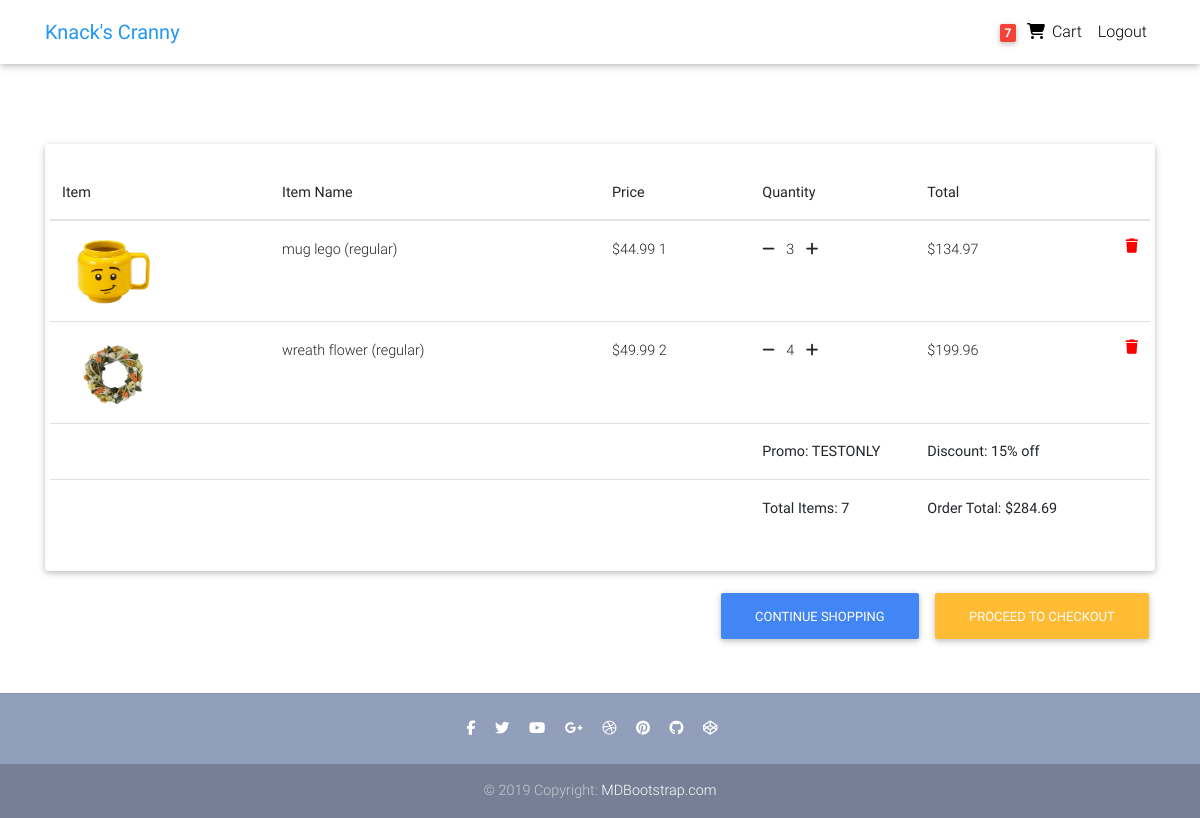
Page /cart/ (signed in) on the committed database.
### users/models.py (models this page shows, shortened)
class Customer(models.Model):
    user = models.OneToOneField(User, on_delete=models.SET_NULL, blank=True, null=True)
    session_id = models.CharField(max_length=32, blank=True, null=True)
    first_name = models.CharField(max_length=50, blank=True, null=True)
    last_name = models.CharField(max_length=50, blank=True, null=True)
    email = models.EmailField(max_length=100, blank=True, null=True)
    contact1 = models.CharField(max_length=30, blank=True, null=True)
    contact2 = models.CharField(max_length=30, blank=True, null=True)
    date_added = models.DateTimeField(default=timezone.now)

### ecommerce/models.py (models this page shows, shortened)
class Order(models.Model):
    customer = models.ForeignKey(Customer, on_delete=models.SET_NULL, blank=True, null=True)
    shipping_address = models.ForeignKey(Address, related_name='shipping_address', on_delete=models.SET_NULL, blank=True, null=True)
    billing_address = models.ForeignKey(Address, related_name='billing_address', on_delete=models.SET_NULL, blank=True, null=True)
    payment = models.ForeignKey(Payment, on_delete=models.SET_NULL, blank=True, null=True)
    coupon = models.ForeignKey(Coupon, on_delete=models.SET_NULL, blank=True, null=True)
    date_added = models.DateTimeField(default=timezone.now)
    is_ordered = models.BooleanField(default=False)
    ordered_date = models.DateTimeField(blank=True, null=True)
    @property
    def get_cart_total(self):
        order_items = self.orderitem_set.all()
        total = sum([item.get_total for item in order_items])
        if self.coupon:
            if self.coupon.fixed_amount:
                total -= self.coupon.fixed_amount
            elif self.coupon.percent_value:
                total = round(total - (total * (self.coupon.percent_value / 100)),2)
        return total
    @property
    def get_cart_items(self):
        order_items = self.orderitem_set.all()
        total = sum([item.quantity for item in order_items])
        return total
    @property
    def get_discount(self):
        if self.coupon.fixed_amount:
            return '-$'+str(self.coupon.fixed_amount)
        elif self.coupon.percent_value:
            return str(round(self.coupon.percent_value,0))+'% off'

class OrderItem(models.Model):
    item = models.ForeignKey(Variation, on_delete=models.SET_NULL, blank=True, null=True)
    order = models.ForeignKey(Order, on_delete=models.SET_NULL, blank=True, null=True)
    quantity = models.IntegerField(default=0, blank=True, null=True)
    date_added = models.DateTimeField(default=timezone.now)
    @property
    def get_total(self):
        total = self.item.price * self.quantity
        return total

### items/models.py (models this page shows, shortened)
class Variation(models.Model):
    item = models.ForeignKey(Item, on_delete=models.CASCADE)
    name = models.CharField(max_length=100, default='regular')
    alias = models.CharField(max_length=150, blank=True, unique=True)
    price = models.DecimalField(max_digits=6, decimal_places=2, null=True, blank=True)
    price_discount = models.DecimalField(max_digits=6, decimal_places=2, null=True, blank=True)
    description = models.TextField(null=True, blank=True)
    inventory = models.PositiveIntegerField(default=0, blank=True)
    active = models.BooleanField(default=True)
    date_added = models.DateTimeField(default=timezone.now)
    date_updated = models.DateTimeField(default=timezone.now)

class VariationImage(models.Model):
    variation = models.ForeignKey(Variation, on_delete=models.CASCADE)
    name = models.CharField(max_length=100, default='default')
    alias = models.CharField(max_length=150, blank=True, unique=True)
    image = image = models.ImageField(default=f'default_variation.png', upload_to='item_variation_pics')

class Item(models.Model):
    category = models.ForeignKey(Category, on_delete=models.SET_NULL, null=True, blank=True)
    name = models.CharField(max_length=100, unique=True)
    description = models.TextField()
    price = models.DecimalField(max_digits=6, decimal_places=2)
    price_discount = models.DecimalField(max_digits=6, decimal_places=2, null=True, blank=True)
    date_added = models.DateTimeField(default=timezone.now)
    date_updated = models.DateTimeField(default=timezone.now)
    image = models.ImageField(default=f'default.png', upload_to='item_pics')

### payment/models.py (models this page shows, shortened)
class Coupon(models.Model):
    code = models.CharField(max_length=20)
    fixed_amount = models.DecimalField(max_digits=4, decimal_places=2, blank=True, null=True)
    percent_value = models.DecimalField(max_digits=4, decimal_places=2, blank=True, null=True)
    date_added = models.DateTimeField(default=timezone.now)
    date_updated = models.DateTimeField(default=timezone.now)
    date_expiration = models.DateTimeField(blank=True, null=True)

### ecommerce/views.py (the view)
# urls.py: path('cart/', views.cart, name='cart'),
def cart(request):
    customer = query_customer(request)
    order, created = Order.objects.get_or_create(customer=customer, is_ordered=False)
    items = order.orderitem_set.all()
    context = {
        'items': items,
        'order': order,
    }
    return render(request, 'ecommerce/cart.html', context)

### ecommerce/templatetags/cart_items_count.py (called while the page is built)
@register.filter
def cart_items_count(request):
    customer = query_customer(request)
    order = Order.objects.filter(customer=customer, is_ordered=False)
    if order.exists():
        return order.first().get_cart_items
    return None

### ecommerce/views.py (called while the page is built)
def query_customer(request):
    if request.user.is_authenticated:
        return Customer.objects.filter(user=request.user).first()
    else:
        return get_session(request)

### ecommerce/templates/ecommerce/cart.html (shortened to what this page needs)
{% extends "ecommerce/base.html" %}
{% block content %}
<main class="mt-5 pt-4">
  <div class="container">
    <div class="row">
      <div class="col-md-12 mb-4">
        <div class="card">
          <div class="card-body">
            <div class="row">
              <div class="table-responsive text-nowrap">
                <table class="table">
                  <thead>
                    <tr>
                      <th scope="col">Item</th>
                      <th scope="col">Item Name</th>
                      <th scope="col">Price</th>
                      <th scope="col" class="th-cart">Quantity</th>
                      <th scope="col" class="th-cart">Total</th>
                      <th scope="col"></th>
                    </tr>
                  </thead>
                  <tbody>
                    {% for item in items %}
                    <tr>
                      <th scope="row" class="th-summary-img"><img style="width:100px" src="{{ item.item.variationimage_set.first.image.url }}"></th>
                      <td class="td-cart">{{ item.item.item.name }} ({{ item.item.name }})</td>
                      <td>${{ item.item.price }} {{ item.item.id }}</td>
                      <td>
                        {% if item.quantity > 1%}
                        <form name="minusCart-{{item.item.id}}" action="{% url 'ecommerce:minus-from-cart' item.item.id %}" method="POST" class="d-inline">
                          <a onClick="document.forms['minusCart-{{item.item.id}}'].submit();" href="#"><i class="fas fa-minus mr-2"></i></a>
                        </form>
                        {% else %}
                        <a data-toggle="modal" href="#delete-cart-item{{ item.item.id }}"><i class="fas fa-minus mr-2"></i></a>
                        {% endif %}
                        {{ item.quantity }}
                        <form name="addCart-{{item.item.id}}" action="{% url 'ecommerce:add-to-cart' item.item.id 2 %}" method="POST" class="d-inline">
                          <a onClick="document.forms['addCart-{{item.item.id}}'].submit();" href="#"><i class="fas fa-plus ml-2"></i></a>
                        </form>
                      </td>
                      <td>${{ item.get_total }}</td>
                      <td>
                        <a data-toggle="modal" href="#delete-cart-item{{ item.item.id }}" style='color: red;'>
                          <i class="fas fa-trash float-right"></i>
                        </a>
                      </td>
                    </tr>
                    {% empty %}
                    <tr>
                      <td class="text-warning">Cart is empty.</td>
                    </tr>
                    {% endfor %}
                    {% if items %}
                    <tr>
                      <td colspan="3"></td>
                      <td><strong>Promo: {{ order.coupon.code }}</strong></td>
                      <td><strong>Discount: {{ order.get_discount }}</strong></td>
                      <td></td>
                    </tr>
                    <tr>
                      <td colspan="3"></td>
                      <td><strong>Total Items: {{ order.get_cart_items }}</strong></td>
                      <td><strong>Order Total: ${{ order.get_cart_total }}</strong></td>
                      <td></td>
                    </tr>
                    {% endif %}
                  </tbody>
                </table>
              </div>
            </div>
          </div>
        </div>
        <div class="float-right mt-3">
          <a class="btn btn-primary" href="{% url 'ecommerce:home' %}">Continue shopping</a>
          {% if items %}
          <a class="btn btn-warning" href="{% url 'ecommerce:checkout' %}">Proceed to checkout</a>
          {% endif %}
        </div>
      </div>
    </div>
  </div>
</main>
{% endblock content %}

### ecommerce/templates/ecommerce/base.html (shortened to what this page needs)
{% load static %}
<!DOCTYPE html>
<html lang="en" dir="ltr">
<head>
    <link href="{% static 'ecommerce/css/bootstrap.min.css' %}" rel="stylesheet">
    <link href="{% static 'ecommerce/css/mdb.min.css' %}" rel="stylesheet">
    <link href="{% static 'ecommerce/css/style.css' %}" rel="stylesheet">
</head>
{% include "ecommerce/navbar.html" %}
<body>
    <div class="mt-5 pt-4">
    </div>
    {% block content %}
    {% endblock content %}
    {% include "ecommerce/footer.html" %}
</body>
</html>

### ecommerce/templates/ecommerce/navbar.html (shortened to what this page needs)
{% load cart_items_count %}
<nav class="navbar fixed-top navbar-expand-lg navbar-light white scrolling-navbar">
    <div class="container">
      <a class="navbar-brand waves-effect" href="/">
        <strong class="blue-text">Knack's Cranny</strong>
      </a>
      <div class="collapse navbar-collapse" id="navbarSupportedContent">
        <ul class="navbar-nav nav-flex-icons">
          {% if request.user.is_authenticated %}
          <li class="nav-item">
            <a href="{% url 'ecommerce:cart' %}" class="nav-link waves-effect">
              {% if request|cart_items_count %}
              <span class="badge red z-depth-1 mr-1"> {{ request|cart_items_count }} </span>
              {% endif %}
              <i class="fas fa-shopping-cart"></i>
              <span class="clearfix d-none d-sm-inline-block"> Cart </span>
            </a>
          </li>
          <li class="nav-item">
            <a class="nav-link waves-effect" href="#">
              <span class="clearfix d-none d-sm-inline-block"> Logout </span>
            </a>
          </li>
          {% endif %}
        </ul>
      </div>
    </div>
  </nav>

### ecommerce/templates/ecommerce/footer.html
<footer class="page-footer text-center font-small mt-4 wow fadeIn">
    <hr class="my-4">
    <div class="pb-4">
      <a href="https://www.facebook.com/mdbootstrap" target="_blank">
        <i class="fab fa-facebook-f mr-3"></i>
      </a>
      <a href="https://twitter.com/MDBootstrap" target="_blank">
        <i class="fab fa-twitter mr-3"></i>
      </a>
      <a href="https://www.youtube.com/watch?v=7MUISDJ5ZZ4" target="_blank">
        <i class="fab fa-youtube mr-3"></i>
      </a>
      <a href="https://plus.google.com/u/0/b/107863090883699620484" target="_blank">
        <i class="fab fa-google-plus-g mr-3"></i>
      </a>
      <a href="https://dribbble.com/mdbootstrap" target="_blank">
        <i class="fab fa-dribbble mr-3"></i>
      </a>
      <a href="https://pinterest.com/mdbootstrap" target="_blank">
        <i class="fab fa-pinterest mr-3"></i>
      </a>
      <a href="https://github.com/mdbootstrap/bootstrap-material-design" target="_blank">
        <i class="fab fa-github mr-3"></i>
      </a>
      <a href="http://codepen.io/mdbootstrap/" target="_blank">
        <i class="fab fa-codepen mr-3"></i>
      </a>
    </div>
    <div class="footer-copyright py-3">
      © 2019 Copyright:
      <a href="https://mdbootstrap.com/education/bootstrap/" target="_blank"> MDBootstrap.com </a>
    </div>
  </footer>

### ecommerce/templates/ecommerce/scripts.html (shortened to what this page needs)
{% load static %}

### ecommerce/static/ecommerce/css/style.css (style rules this page uses)
.page-footer { background-color: #929FBA; }
.th-cart { width: 15%; }
.td-cart { width: 30%; }
.th-summary-img { width: 20%; }

### rows in the picture
OrderItem: item.variationimage_set.first.image (picture), item.item.name "mug lego", item.name "regular", item.price "44.99", item.id "1", quantity "3", get_total "134.97"
OrderItem: item.variationimage_set.first.image (picture), item.item.name "wreath flower", item.name "regular", item.price "49.99", item.id "2", quantity "4", get_total "199.96"
Order: coupon.code "TESTONLY", get_discount "15% off", get_cart_items "7", get_cart_total "284.69"

### other values in the picture
{{ request|cart_items_count }} "7"
